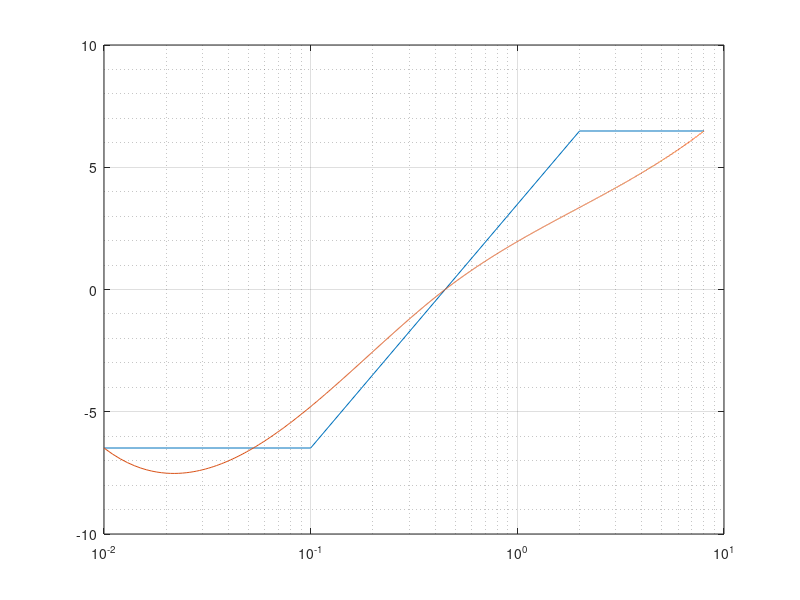

This chart was generated by the following MATLAB code: (Note: this script raises an error after producing the figure.)

x = [-2:0.5:2];
y = -1*(x<=-1) + x.*(x>-1&x<=1) + 1*(x>1);
plot(x,y); ylim([-1.1 1.1]); grid on;

xx = [-2:0.01:2];
yint = spline(x(x~=-1 & x~=1),y(x~=-1 & x~=1),xx);
hold on;
plot(xx,yint); hold off

%%
% ff = 0:8000;
fs = 16000;

f_band = [100 2000];
fmid = 10^mean(log10(f_band));

f_edges = [10 f_band(1) fmid f_band(2) fs/2];

dbPerOct = 3; %dB
a_ = db2mag( ...
    dbPerOct/log10(2) * log10(f_edges/fmid) );
a_([1 end]) = a_([2 end-1]);

a_int = db2mag( ...
    spline(log10(f_edges([1 3 end])),mag2db(a_),log10(10:8000))  );

plot(f_edges/1e3,mag2db(a_)); hold on;
plot((10:8000)/1e3,mag2db(a_int)); hold on;
grid on; grid minor;
set(gca,'xscale','log');
xlim([0.01 10]); hold off;

%%
[num,den]=iirlpnorm(32,14,ff([14:129])'/(fs/2),ff([14 129])'/(fs/2),ff([14:129])'/(fs/2));

freqz(num,den);
set(gca,'xscale','log');


%%
clear; clc;

c = 343;                    % Sound velocity (m/s)
fs = 16000;                 % Sample frequency (samples/s)
L = [3 3 3];                % Room dimensions [x y z] (m)
n = 0.2*fs;                   % Number of samples
mtype = 'omnidirectional';  % Type of microphone
order = 1;                 % -1 equals maximum reflection order!
dim = 3;                    % Room dimension
orientation = 0;            % Microphone orientation (rad)
hp_filter = 0;              % Enable high-pass filter
rng shuffle;

betaA = (1 - [1 [1 1 1 1 1]*1]).^2;                 % Reverberation time (s)
beta1 = (1 - [0.00*1 [1 1 1 1 1]*1]).^2;                 % Reverberation time (s)

rtxN = 24;
[yy,zz] = meshgrid(linspace(0,3,rtxN)); % Planar Array
% yy = linspace(0,3,rtxN); zz = yy*0+1.5; % Linear Array

rtx = [zeros(numel(yy),1), yy(:), zz(:)];
srx = rtx;

MM=[];PP=[];
tic;
ss=0;
while true %for ss = 1:10
    ss = ss+1;
% r = [1.0 1.5 1.5];    % Receiver positions [x_1 y_1 z_1 ; x_2 y_2 z_2] (m)
% s = [1.5 1.5 1.5];              % Source position [x y z] (m)
r = rand(1,3)*3;    % Receiver positions [x_1 y_1 z_1 ; x_2 y_2 z_2] (m)
s = rand(1,3)*3;    % Receiver positions [x_1 y_1 z_1 ; x_2 y_2 z_2] (m)
% s = [rand(1,2)*3 1.5]; r = [rand(1,2)*3 1.5]; % When using linear array

hA = rir_generator(c, fs, r, s, L, betaA, n, mtype, order, dim, orientation, hp_filter);
h1 = rir_generator(c, fs, r, s, L, beta1, n, mtype, order, dim, orientation, hp_filter);
hf = h1(:)-hA(:);

stx = s;              % Source position [x y z] (m)
htx = rir_generator(c, fs, rtx, stx, L, betaA, n, mtype, order, dim, orientation, hp_filter);
rrx = r;    % Receiver positions [x_1 y_1 z_1 ; x_2 y_2 z_2] (m)
for i = 1:size(rtx,1)
    hrx(i,:) = rir_generator(c, fs, rrx, srx(i,:), L, betaA, n, mtype, order, dim, orientation, hp_filter);
end

% htx = imag(hilbert(htx));

hc = Tools.fconv(htx.',hrx.');
hc = sum(hc(1:numel(hf),:),2);
hc = Broadband_Tools.power_norm(hf,hc,fs,[250 1000]);

% figure(1);
% % plot(hA); hold on;
% plot(hf); hold on
% % plot(hi); hold on;
% plot(hc); hold on;
% hold off

figure(2);
HF = fft(hf);
HC = fft(hc);

ff = linspace(0,fs/2,n/2+1)/1e3;ff(end)=[];

MagnitudeC = abs(HC);
MagnitudeC(end/2+1:end)=[];

PhaseDifference = mod(unwrap(angle(HF)) - unwrap(angle(HC)) + pi,2*pi)/pi*180-180;
PhaseDifference(end/2+1:end)=[];

MM(:,ss) = MagnitudeC; %.*ff.'; Planar compensation %.*sqrt(ff).' % Linear compensation
PP(:,ss) = PhaseDifference;
% MM = mean([MM , MagnitudeC.*ff.' ],2);
% PP = mean([PP , PhaseDifference  ],2);


subplot(2,1,1);
plot(ff, mag2db(  MM  ),':k'); hold on;
plot(ff, mag2db(  mean(MM,2)  ),'-b','linew',1.5); hold off;
xlim([0.1 10]); %ylim([-60 0]);
grid on; grid minor; set(gca,'xscale','log');
xlabel('Frequency (kHz)');ylabel('Magnitude (dB)');

subplot(2,1,2);
plot(ff, PP ,':k'); hold on;
plot(ff, mean(PP,2) ,'-','co',.8*[1 0 0],'linew',1.5); hold off;
xlim([0.1 10]); ylim([-180 180]); yticks([-180:45:180]);
grid on; grid minor; set(gca,'xscale','log');
xlabel('Frequency (kHz)');ylabel('Phase (\circ)');

drawnow;
fprintf('%d\n',ss);
end
toc

